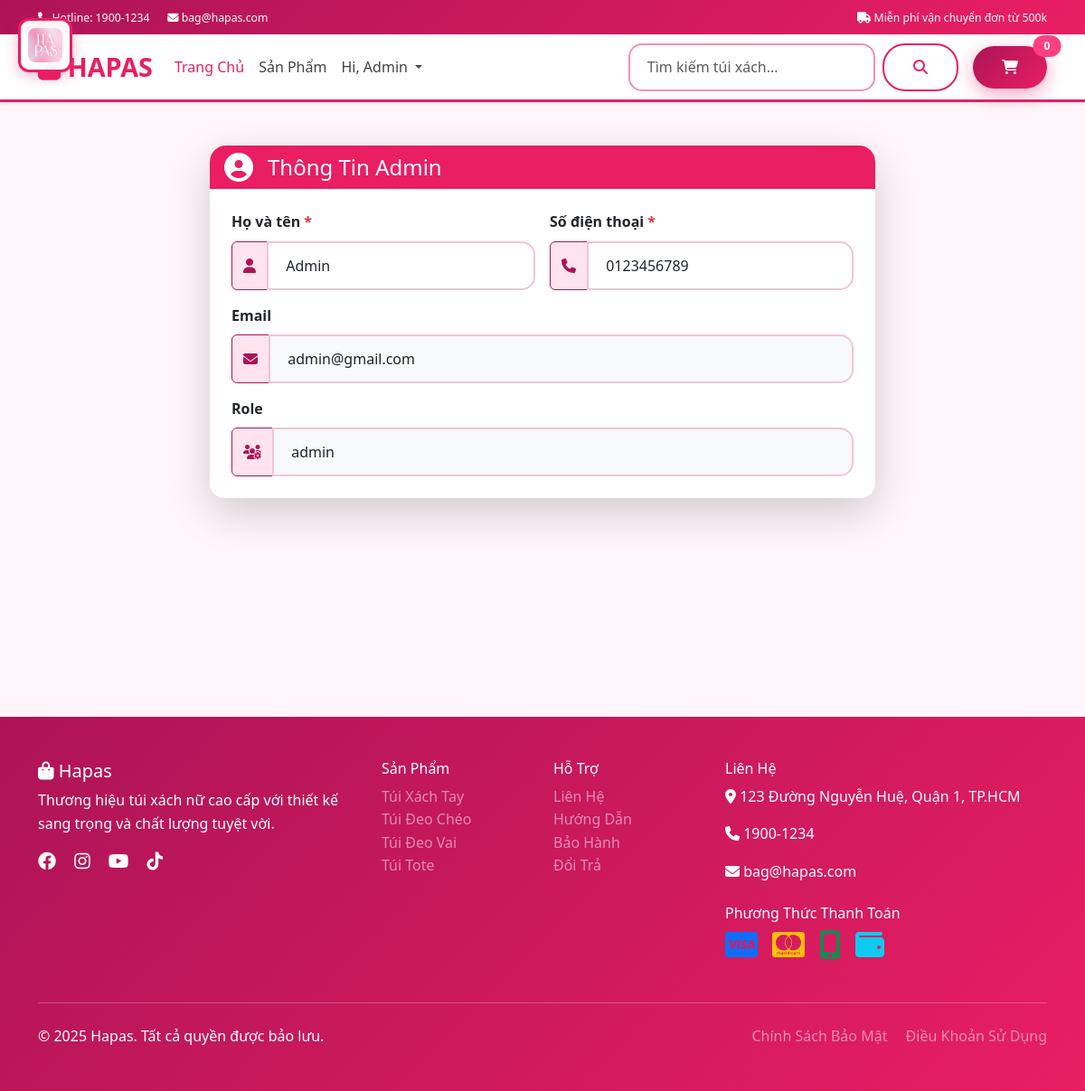
Page /controller/AdminProfileController.php (signed in) on the committed database.
### tables this page shows
CREATE TABLE `users` (
  `id` int NOT NULL,
  `name` varchar(100) NOT NULL,
  `email` varchar(100) NOT NULL,
  `phone` varchar(20) DEFAULT NULL,
  `password` varchar(255) NOT NULL,
  `role` enum('admin','user') DEFAULT 'user',
  `status` enum('active','blocked') DEFAULT 'active'
);

### views/admin-profile.php (called while the page is built)
<?php
include('../assets/inc/header.php');
include('../assets/inc/navbar.php');
include('../assets/inc/_admin-profile.php');
include('../assets/inc/footer.php');
?>

### controller/AdminProfileController.php (called while the page is built, shortened)
<?php
require_once '../db.php';
$userId = $_SESSION['user']['id'];
$sql = "SELECT * FROM users WHERE id = ?";
$stmt = $conn->prepare($sql);
$stmt->bind_param("i", $userId);
$stmt->execute();
$result = $stmt->get_result();
if ($result->num_rows > 0) {
    $user = $result->fetch_assoc();
} else {
    $_SESSION['error'] = "Không tìm thấy thông tin người dùng!";
    header("Location: ../views/admindashboard.php");
    exit;
}
include('../views/admin-profile.php');
?>

### assets/inc/_admin-profile.php (the view, shortened to what this page needs)
<section class="py-5" style="background:#fff5fa; min-height:85vh;">
    <div class="container">
        <div class="row justify-content-center">
            <div class="col-lg-8">
                <div class="card border-0 shadow-lg rounded-4">
                    <div class="card-header rounded-top-4" style="background:#ad1457;">
                        <div class="d-flex align-items-center">
                            <i class="fas fa-user-circle fa-2x text-white me-3"></i>
                            <h4 class="mb-0 text-white">Thông Tin Admin</h4>
                        </div>
                    </div>
                    <div class="card-body p-4">
                        <form action="../controller/AdminProfileController.php" method="post">
                            <div class="row g-3">
                                <div class="col-md-6">
                                    <label class="form-label fw-semibold">
                                        Họ và tên <span class="text-danger">*</span>
                                    </label>
                                    <div class="input-group">
                                        <span class="input-group-text" style="background:#ffe4ef; border-color:#ad1457;">
                                            <i class="fas fa-user" style="color:#ad1457;"></i>
                                        </span>
                                        <input type="text" name="name" class="form-control"
                                               value="<?= $user['name'] ?>" required
                                               placeholder="Nhập họ và tên"
                                               style="border:2px solid #f3c3d5;">
                                    </div>
                                </div>
                                <div class="col-md-6">
                                    <label class="form-label fw-semibold">
                                        Số điện thoại <span class="text-danger">*</span>
                                    </label>
                                    <div class="input-group">
                                        <span class="input-group-text" style="background:#ffe4ef; border-color:#ad1457;">
                                            <i class="fas fa-phone" style="color:#ad1457;"></i>
                                        </span>
                                        <input type="tel" name="phone" class="form-control"
                                               value="<?= $user['phone'] ?>" required
                                               pattern="[0-9]{10,11}"
                                               placeholder="Nhập số điện thoại"
                                               style="border:2px solid #f3c3d5;">
                                    </div>
                                </div>
                                <div class="col-md-12">
                                    <label class="form-label fw-semibold">Email</label>
                                    <div class="input-group">
                                        <span class="input-group-text" style="background:#ffe4ef; border-color:#ad1457;">
                                            <i class="fas fa-envelope" style="color:#ad1457;"></i>
                                        </span>
                                        <input type="email" name="email" class="form-control"
                                               value="<?= $user['email'] ?>" readonly
                                               style="border:2px solid #f3c3d5; background:#f8f9fa;">
                                    </div>
                                </div>
                                <div class="col-md-12">
                                    <label class="form-label fw-semibold">Role</label>
                                    <div class="input-group">
                                        <span class="input-group-text" style="background:#ffe4ef; border-color:#ad1457;">
                                            <i class="fas fa-users-cog" style="color:#ad1457;"></i>
                                        </span>
                                        <input type="text" class="form-control"
                                               value="<?= $user['role'] ?>" readonly
                                               style="border:2px solid #f3c3d5; background:#f8f9fa;">
                                    </div>
                                </div>
                            </div>
                        </form>
                    </div>
                </div>
            </div>
        </div>
    </div>
</section>

### assets/css/style.css (style rules this page uses)
:root { --primary-color: #e91e63; --primary-light: #f48fb1; --primary-dark: #ad1457; --secondary-color: #ffffff; --accent-color: #ff4081; --success-color: #4caf50; --danger-color: #f44336; --warning-color: #ff9800; --info-color: #2196f3; --light-color: #fce4ec; --dark-color: #424242; --white-color: #ffffff; --pink-gradient: linear-gradient(135deg, #e91e63 0%, #f48fb1 50%, #fce4ec 100%); --pink-dark-gradient: linear-gradient(135deg, #ad1457 0%, #e91e63 100%); }
body { font-family: 'Segoe UI', Tahoma, Geneva, Verdana, sans-serif; line-height: 1.6; background-color: var(--white-color); color: var(--dark-color); }
.form-control { border-radius: 15px; border: 2px solid var(--primary-light); padding: 0.8rem 1.2rem; transition: all 0.3s ease; }
.card { border: 2px solid var(--primary-light); border-radius: 20px; box-shadow: 0 8px 25px rgba(233, 30, 99, 0.15); background: var(--white-color); }
.card-header { background: var(--primary-color) !important; border-bottom: none; border-radius: 18px 18px 0 0 !important; color: white !important; font-weight: 600; }

### rows in the picture
users: name "Admin", phone "0123456789", email "admin@gmail.com", role "admin"
